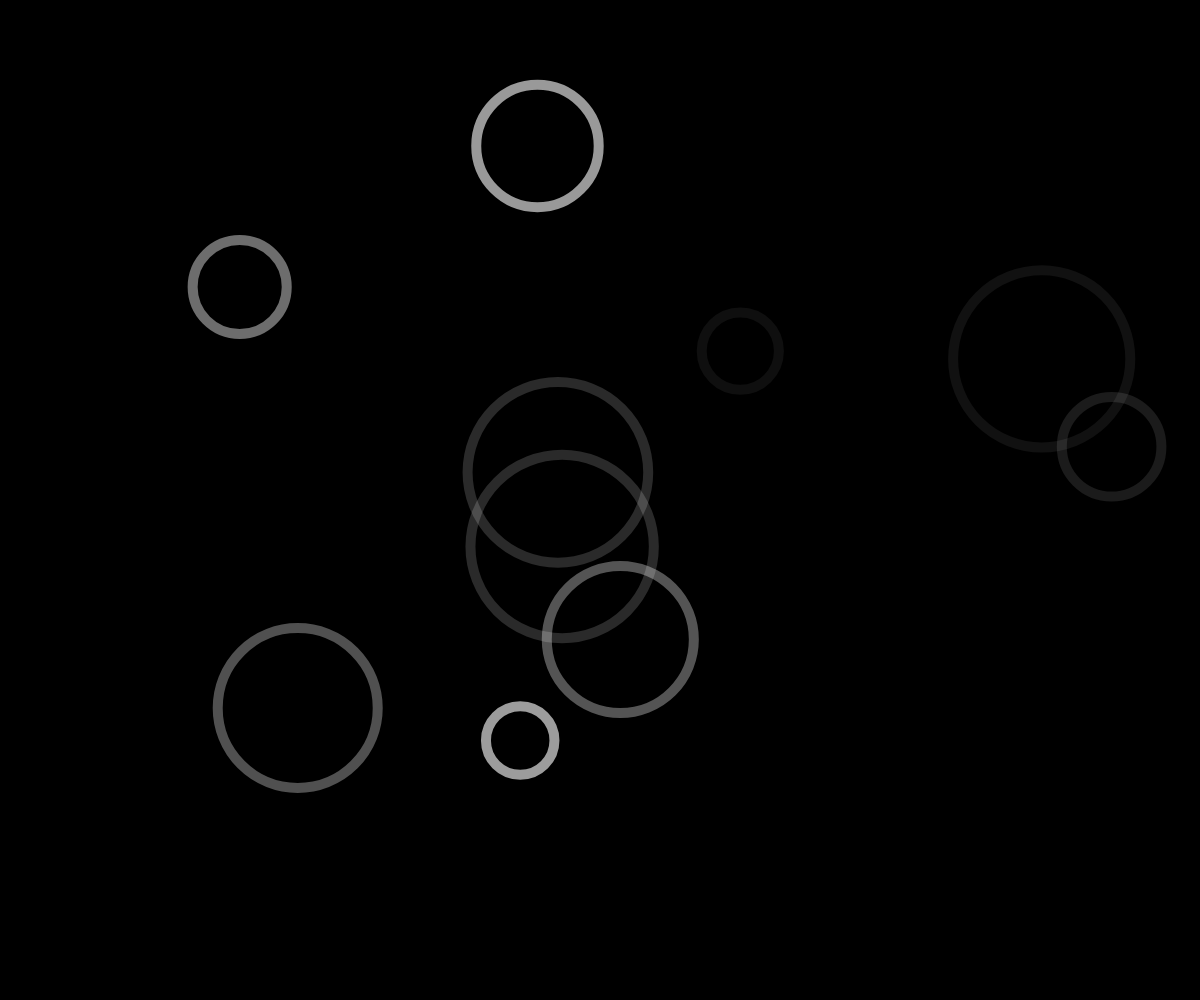
Frame 1 (no input)
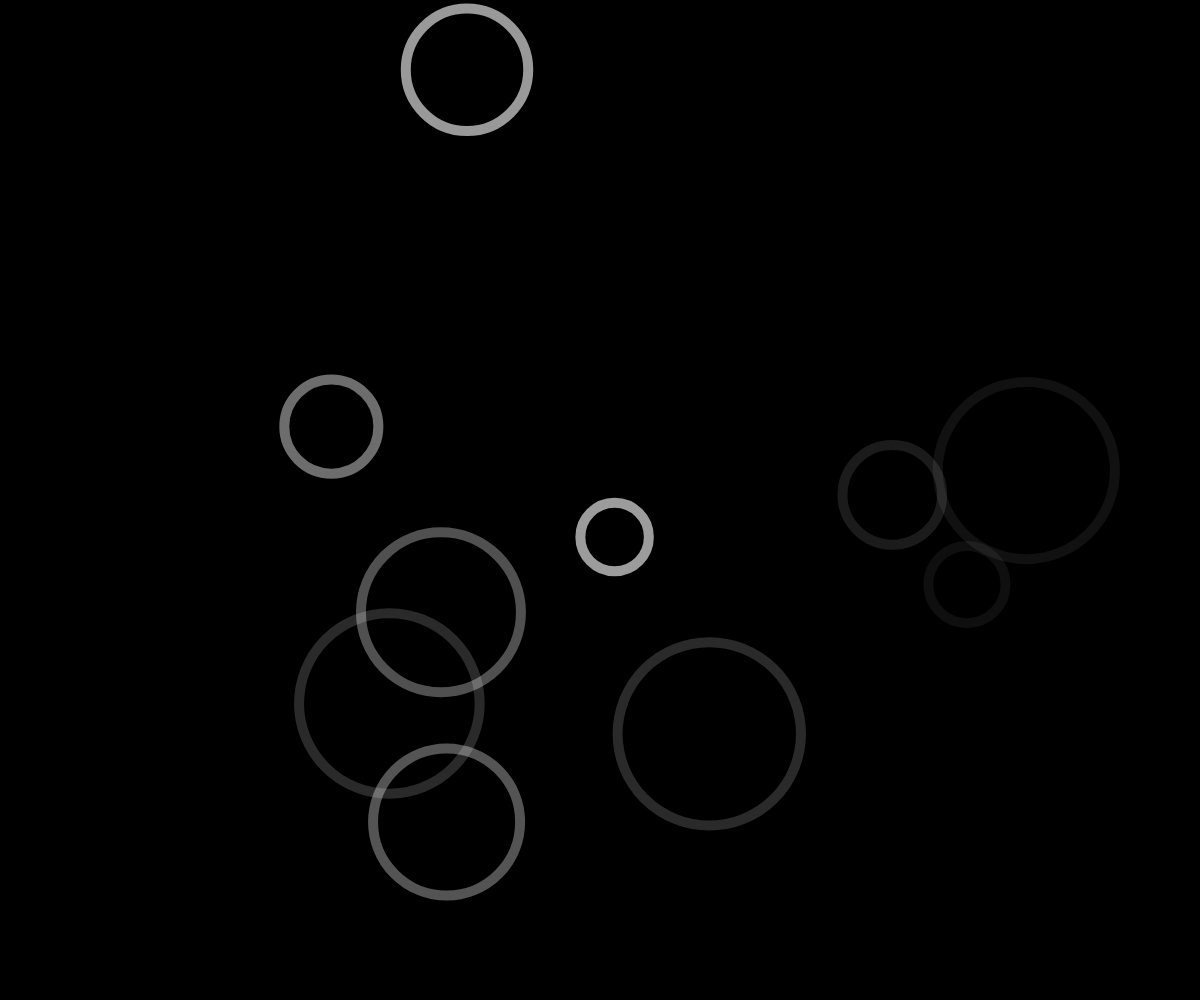
Frame 60 (no input)
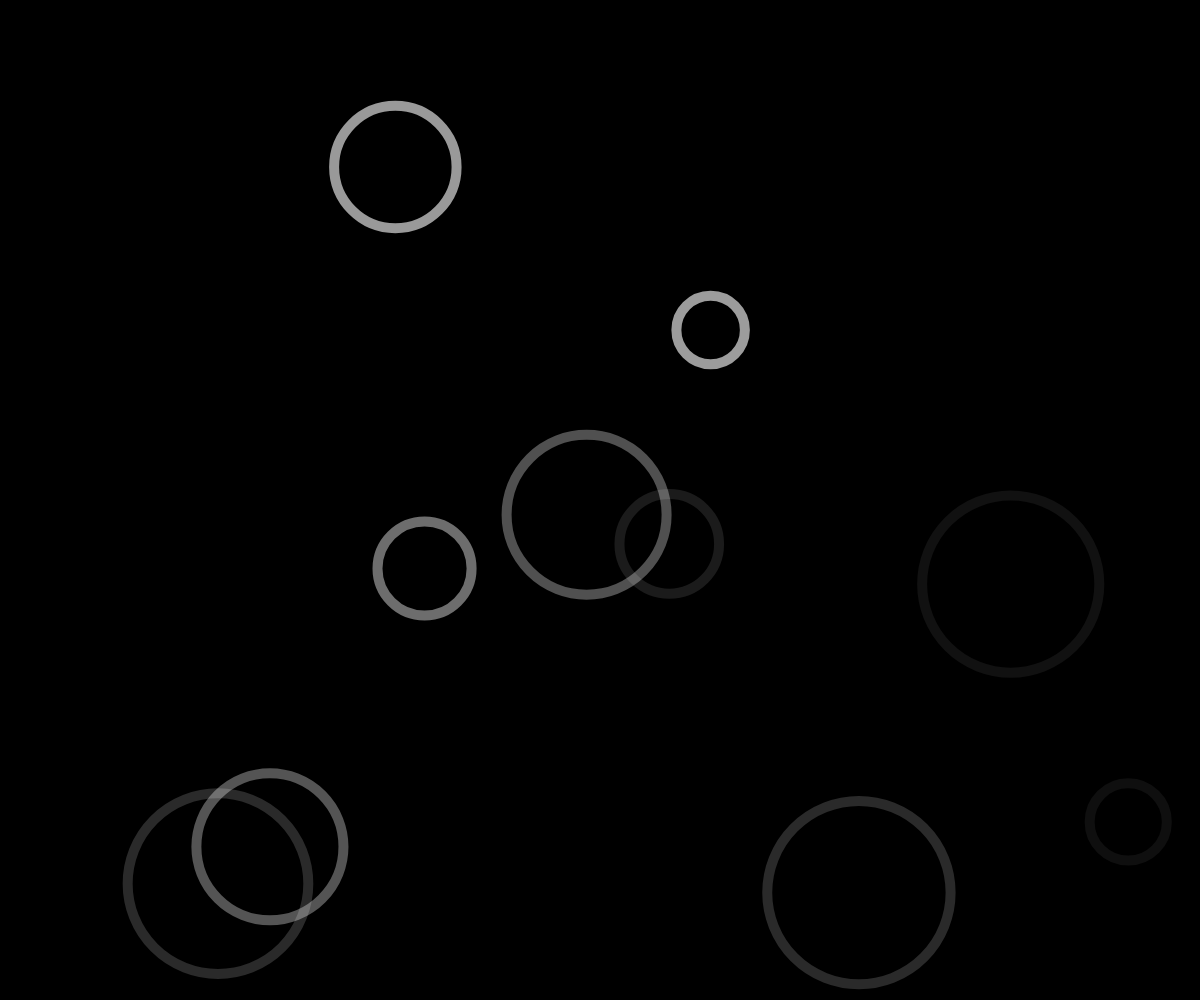
Frame 120 (the mouse pressed at the canvas centre since frame 60)

The p5.js sketch that drew these frames (run headless with seeded random() and noise() and a simulated clock; from frame 60 on, the mouse is pressed at the canvas centre):

// p5.js sketch
// ── sketch.js

function setup() {
  createCanvas(windowWidth, windowHeight)
  for (var i = 0; i < 10; i++) {
    bubbles[i] = new Bubble()
  }
}

function draw() {
	strokeWeight(10);
  background(0)
  for (var i = 0; i < bubbles.length; i++) {
    bubbles[i].edges()
    bubbles[i].move()
    bubbles[i].show()
  }
}
// ── bubbles.js
var bubbles = []

function Bubble() {
  this.r = random(30,100)
  this.x = random(this.r, width - this.r)
  this.y = random(this.r, height - this.r)
  this.a = random(230)
  this.xspeed = random(-4, 4)
  this.yspeed = random(-4, 4)

  this.move = function() {
    this.x += this.xspeed
    this.y += this.yspeed
  }

  this.show = function() {
    stroke(255, this.a)
    noFill()
    ellipse(this.x, this.y, this.r * 2, this.r * 2)
  }

  this.edges = function() {
    if (this.x - this.r < 0 || this.x + this.r > width) {
      this.xspeed *= -1
    }
    if (this.y - this.r < 0 || this.y + this.r > height) {
      this.yspeed *= -1
    }
  }
}
